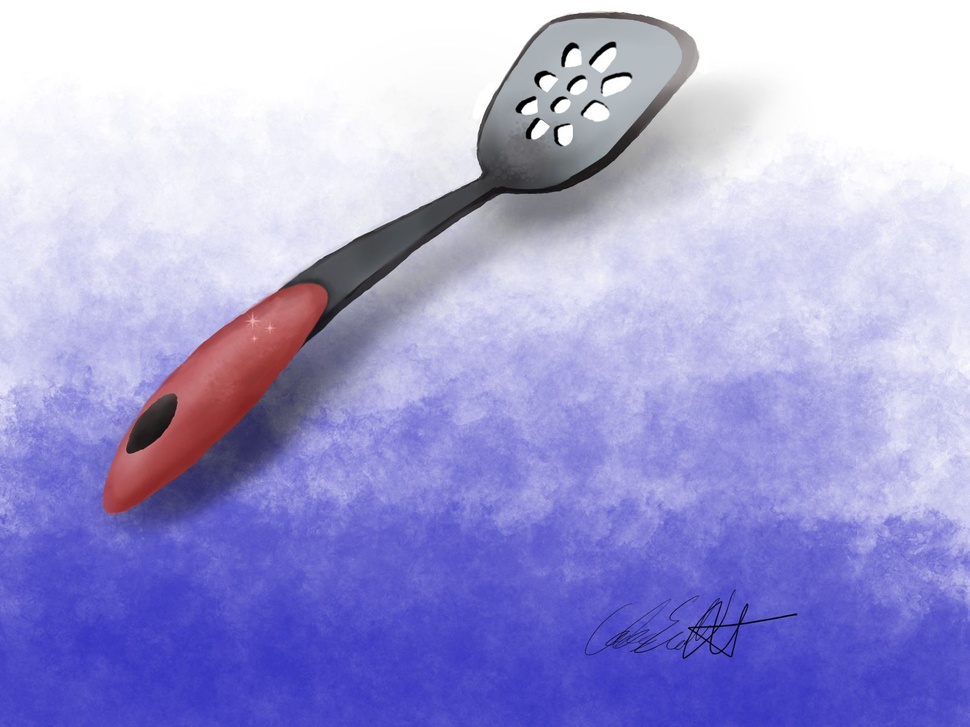
#> input picture gibberish/espatula.jpeg, 970 x 727 px, shrunk from 1600 x 1200 before the run
$ python linear_filter.py espatula.jpeg
#> lines starting #> are read from the running program, lines starting #| are printed output that depends on the picture
### gibberish/file_handler.py
import sys, cv2

def open_image(params):
    if len(params) == 1:
        filename = input("Please, type the image file name: ")
        return cv2.imread(filename)
    elif len(params) == 2:
        return cv2.imread(params[1])
#> returned value is the input picture: shape (727, 970, 3); mean B, G, R 213.9, 161.1, 164.3
    else:
        print("USAGE: <caller.py> <image_name>")
        sys.exit()

### gibberish/linear_filter.py
import cv2, sys, file_handler
import numpy as np

class LinearFilter():
    def __init__(self):
        self.img = file_handler.open_image(sys.argv)
        self.gray_img = cv2.cvtColor(self.img, cv2.COLOR_BGR2GRAY)
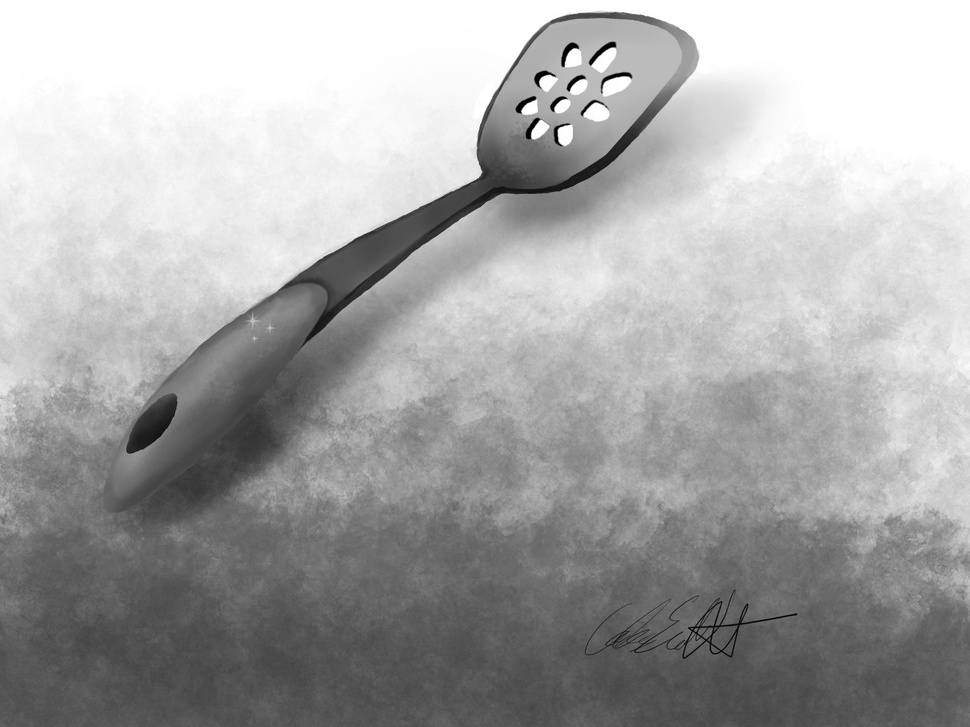
#> self.gray_img: shape (727, 970); min 0, max 255, mean 168.1
        self.filtered_img = None

    def average_filter(self, kernel):
#> called with kernel = 3
        bound = int((kernel-1)/2)
        img = self.gray_img.copy()
        img = np.pad(img, bound, 'constant', constant_values=0)
        self.filtered_img = img.copy()
        for i in range(bound, img.shape[0]-bound):
            for j in range(bound, img.shape[1]-bound):
                square = img[i-bound:i+bound, j-bound:j+bound]
                self.filtered_img[i][j] = round(square.mean())
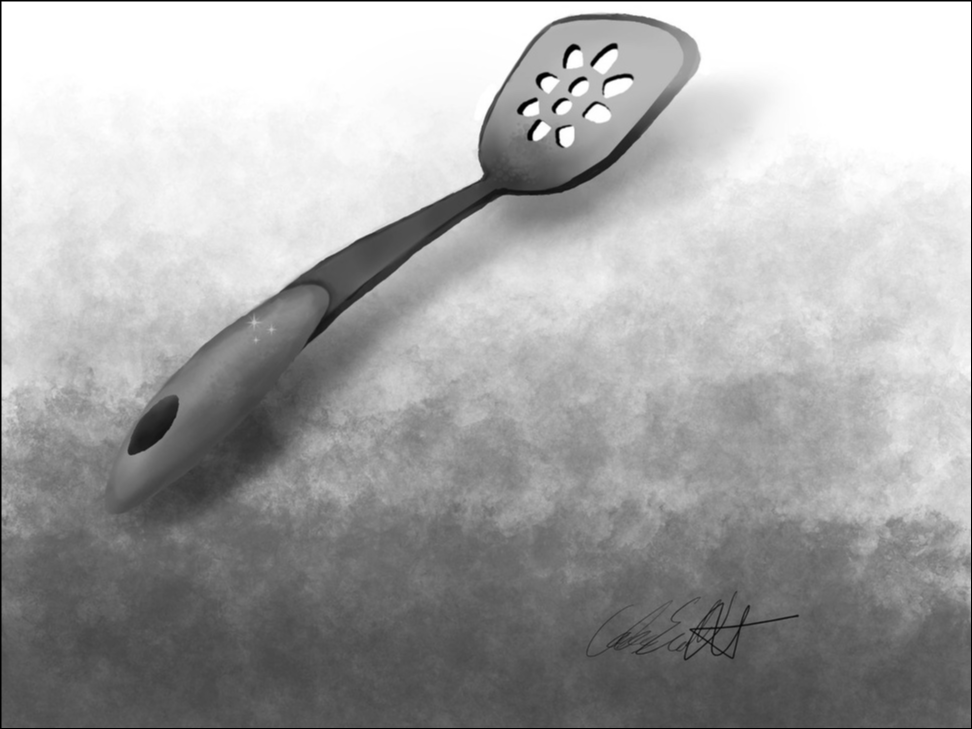
#> self.filtered_img: shape (729, 972); min 0, max 255, mean 167.1
        return self.filtered_img

    def show_img(self):
        cv2.imshow("testing", self.filtered_img)
        cv2.waitKey(0)
        cv2.destroyAllWindows()


if __name__ == "__main__":
    g = LinearFilter()
    g.average_filter(3)
    g.show_img()
